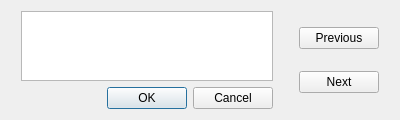
<?xml version="1.0" encoding="UTF-8"?>
<ui version="4.0">
 <class>String_Search</class>
 <widget class="QDialog" name="String_Search">
  <property name="geometry">
   <rect>
    <x>0</x>
    <y>0</y>
    <width>400</width>
    <height>118</height>
   </rect>
  </property>
  <property name="windowTitle">
   <string>Dialog</string>
  </property>
  <layout class="QHBoxLayout" name="horizontalLayout">
   <item>
    <layout class="QVBoxLayout" name="verticalLayout">
     <property name="leftMargin">
      <number>10</number>
     </property>
     <property name="rightMargin">
      <number>10</number>
     </property>
     <item>
      <widget class="QPlainTextEdit" name="string_To_Search"/>
     </item>
     <item>
      <widget class="QDialogButtonBox" name="button_Box">
       <property name="orientation">
        <enum>Qt::Horizontal</enum>
       </property>
       <property name="standardButtons">
        <set>QDialogButtonBox::Cancel|QDialogButtonBox::Ok</set>
       </property>
      </widget>
     </item>
    </layout>
   </item>
   <item>
    <layout class="QVBoxLayout" name="verticalLayout_2">
     <property name="leftMargin">
      <number>10</number>
     </property>
     <property name="rightMargin">
      <number>10</number>
     </property>
     <item>
      <widget class="QPushButton" name="prev_String_Button">
       <property name="text">
        <string>Previous</string>
       </property>
      </widget>
     </item>
     <item>
      <widget class="QPushButton" name="next_String_Button">
       <property name="text">
        <string>Next</string>
       </property>
      </widget>
     </item>
    </layout>
   </item>
  </layout>
 </widget>
 <resources/>
 <connections>
  <connection>
   <sender>button_Box</sender>
   <signal>accepted()</signal>
   <receiver>String_Search</receiver>
   <slot>accept()</slot>
   <hints>
    <hint type="sourcelabel">
     <x>248</x>
     <y>254</y>
    </hint>
    <hint type="destinationlabel">
     <x>157</x>
     <y>274</y>
    </hint>
   </hints>
  </connection>
  <connection>
   <sender>button_Box</sender>
   <signal>rejected()</signal>
   <receiver>String_Search</receiver>
   <slot>reject()</slot>
   <hints>
    <hint type="sourcelabel">
     <x>316</x>
     <y>260</y>
    </hint>
    <hint type="destinationlabel">
     <x>286</x>
     <y>274</y>
    </hint>
   </hints>
  </connection>
 </connections>
</ui>
